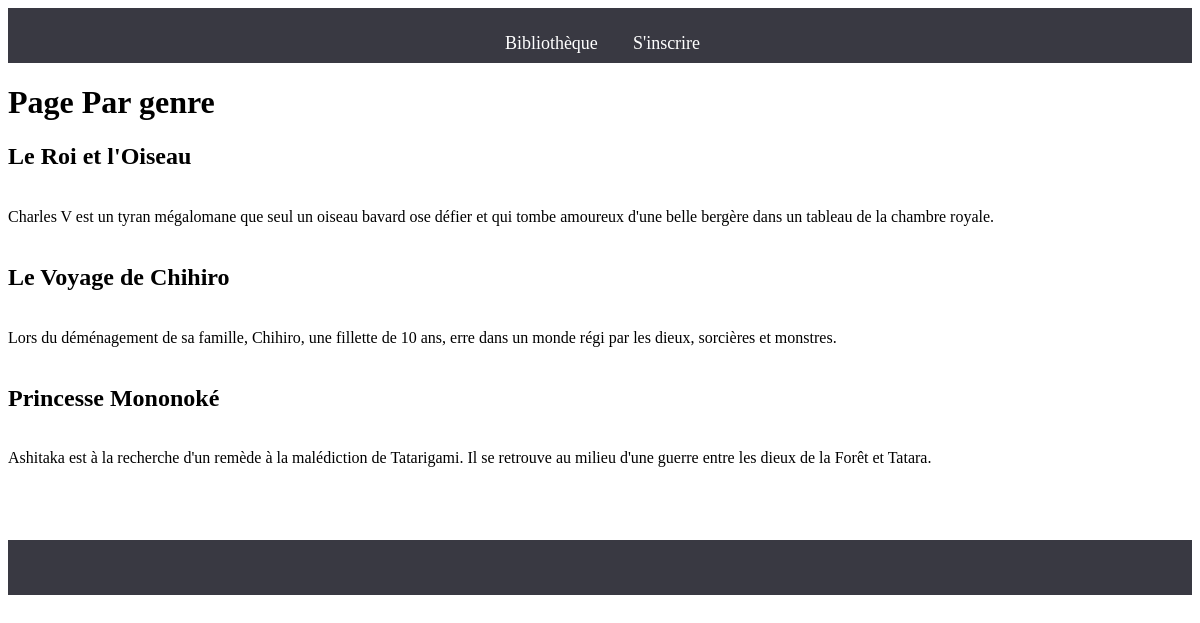
The page /genre.php?movie_genre=animation on the database its author committed.
### tables this page shows
CREATE TABLE `films` (
  `movie_id` int(11) NOT NULL,
  `movie_title` varchar(255) NOT NULL,
  `movie_genre` varchar(255) NOT NULL,
  `movie_description` text NOT NULL
);

### genre.php (the view, shortened to what this page needs)
<?php include("include/header.php"); ?>
<h1>Page Par genre</h1>
<?php
try{
$bdd = new PDO('mysql:host=localhost;dbname=alloFilms;charset=utf8', 'root', 'root', array(PDO::ATTR_ERRMODE => PDO::ERRMODE_EXCEPTION));
}
catch (Exception $e)
{
        die('Erreur : ' . $e->getMessage());
}
$reponse = $bdd->prepare('SELECT * FROM films WHERE movie_genre= ? ORDER BY movie_title');
$reponse->execute(array($_GET['movie_genre']));
while ($donnees = $reponse->fetch())
{
        echo '<h2>' . $donnees['movie_title'] . '</h2>' . '<br />';
        echo '<div class="descrition">' . $donnees['movie_description'] . '</div>' . '<br />';
}
?>
<?php include("include/footer.php"); ?>

### rows shown on the page
films: movie_title "Le Roi et l'Oiseau", movie_description "Charles V est un tyran mégalomane que seul un oiseau bavard ose défier et qui tombe amoureux d'une belle bergère dans un tableau de la chambre royale."
films: movie_title "Le Voyage de Chihiro", movie_description "Lors du déménagement de sa famille, Chihiro, une fillette de 10 ans, erre dans un monde régi par les dieux, sorcières et monstres."
films: movie_title "Princesse Mononoké", movie_description "Ashitaka est à la recherche d'un remède à la malédiction de Tatarigami. Il se retrouve au milieu d'une guerre entre les dieux de la Forêt et Tatara."
